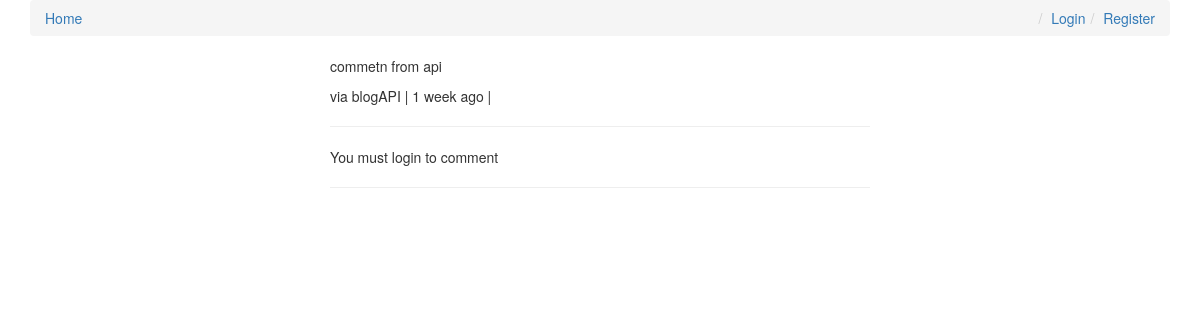
/comments/7/, run on an earlier commit of the app's database.
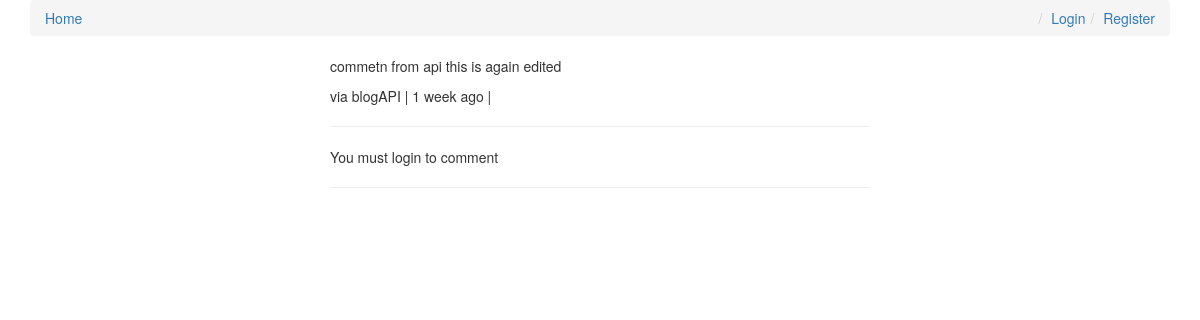
And on a later commit of the database.
### comments/models.py (models this page shows, shortened)
class Comment(models.Model):
    user        = models.ForeignKey(settings.AUTH_USER_MODEL, default=1)
    content_type = models.ForeignKey(ContentType, on_delete=models.CASCADE)
    object_id = models.PositiveIntegerField()
    content_object = GenericForeignKey('content_type', 'object_id')
    parent      = models.ForeignKey("self", null=True, blank=True)
    content     = models.TextField()
    timestamp   = models.DateTimeField(auto_now_add=True)
    objects = CommentManager()
    class Meta:
        ordering = ['-timestamp']
    def children(self): #replies
        return Comment.objects.filter(parent=self)
    @property
    def is_parent(self):
        if self.parent is not None:
            return False
        return True

### comments/views.py (the view, shortened to what this page needs)
# urls.py: url(r'^(?P<id>\d+)/$', comment_thread, name='thread'),
def comment_thread(request, id):
    try:
        obj = Comment.objects.get(id=id)
    except:
        raise Http404
    if not obj.is_parent:
        obj = obj.parent
    content_object = obj.content_object # Post that the comment is on
    content_id = obj.content_object.id
    initial_data = {
            "content_type": obj.content_type,
            "object_id": obj.object_id
    }
    form = CommentForm(request.POST or None, initial=initial_data)
    context = {
        "comment": obj,
        "form": form,
    }
    return render(request, "comment_thread.html", context)

### templates/comment_thread.html (shortened to what this page needs)
{% extends "base.html" %}
{% load urlify %}
{% load crispy_forms_tags %}
{% block content %}
<div class='col-sm-6 col-sm-offset-3'>
          <p>{{ comment.content }}</p>
          <footer>via {{ comment.user }} | {{ comment.timestamp|timesince }} ago | </footer>
          <hr/>
          <div>
             {% if request.user.is_authenticated %}
            <form method="POST" action="."> {% csrf_token %}
                {{ form|crispy }}
                <input type='hidden' name='parent_id' value='{{ comment.id }}'>
                <input type='submit' value='Reply' class='btn btn-default'>
            </form>
            {% else %}
            <p>You must login to comment </p>
            {% endif %}
        </div>
        <hr/>
</div>
{% endblock content %}

What changed in the data, as far as the page shows it:
changed Comment "blogAPI": content "commetn from api" → "commetn from api this is again edited"
